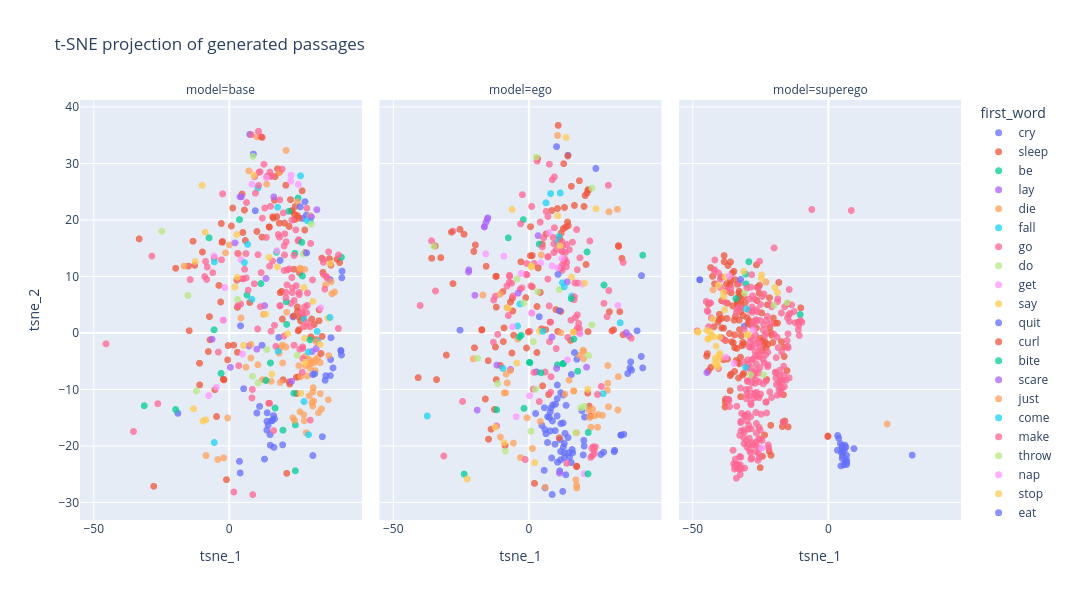

This figure's notebook cell:
### Code cell
fig = plot_tsne_psg(embeds_df, psg_df, color="first_word", facet="model", width=1200, height=600)
# fig = plot_tsne_psg(embeds_df, psg_df, color="model", facet=None, width=800, height=600)
fig.write_image(f'../figures/fig_tsne_psgs.{prompt}.png')
fig.write_html(f'../figures/fig_tsne_psgs.{prompt}.html')
fig.show()
